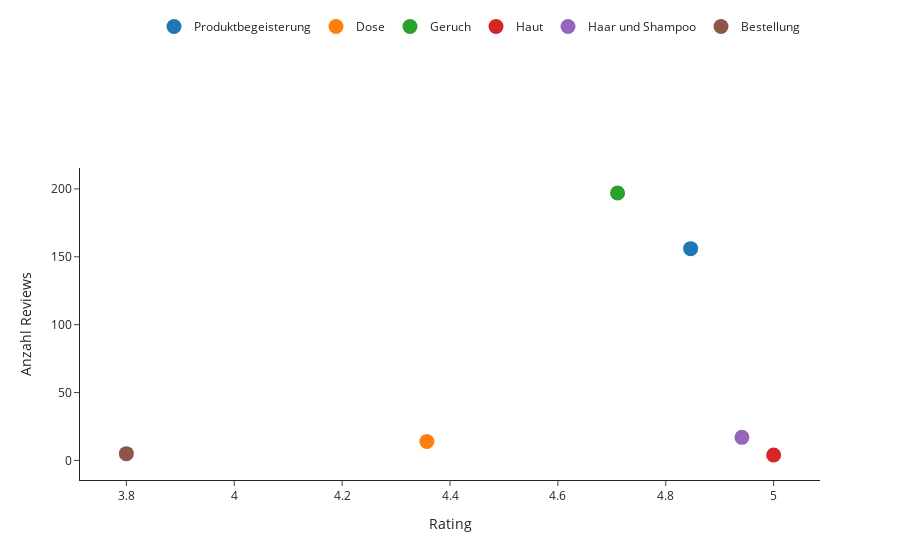

The code cell stored with this chart in its notebook:
### Markdown cell above
### Der Geruch und die Begeisterung für das Produkt generiert am meisten positive Reviews. Der Bestellprozess hingegen generiert schlechtere Bewertungen aber auch geringere Aufmerksamkeit.

### Code cell
scatter(t.df,x="rating",y="review_id",groupby="topic",colorby = "topic",sizeby = "fixed", aggregate = {"x":"mean","y":"count",
                                                                                                       "colorby":"sum"},
            axistype = {"x":"linear","y":"linear"},
            xtitle="Rating", ytitle="Anzahl Reviews")

### Figure 1 — Plotly figure (JSON) as saved in the notebook; plotly's stock layout.template omitted (floating-point values rounded to 4 significant figures)
{"data": [{"marker": {"size": 15}, "mode": "markers", "name": "Produktbegeisterung", "text": ["Produktbegeisterung"], "type": "scatter", "x": [4.846], "y": [156]}, {"marker": {"size": 15}, "mode": "markers", "name": "Dose", "text": ["Dose"], "type": "scatter", "x": [4.357], "y": [14]}, {"marker": {"size": 15}, "mode": "markers", "name": "Geruch", "text": ["Geruch"], "type": "scatter", "x": [4.711], "y": [197]}, {"marker": {"size": 15}, "mode": "markers", "name": "Haut", "text": ["Haut"], "type": "scatter", "x": [5], "y": [4]}, {"marker": {"size": 15}, "mode": "markers", "name": "Haar und Shampoo", "text": ["Haar und Shampoo"], "type": "scatter", "x": [4.941], "y": [17]}, {"marker": {"size": 15}, "mode": "markers", "name": "Bestellung", "text": ["Bestellung"], "type": "scatter", "x": [3.8], "y": [5]}], "layout": {"autosize": true, "legend": {"orientation": "h", "x": 0.1, "y": 1.5}, "showlegend": true, "xaxis": {"exponentformat": "none", "title": {"text": "Rating"}, "type": "linear"}, "yaxis": {"exponentformat": "none", "title": {"text": "Anzahl Reviews"}, "type": "linear"}}}
